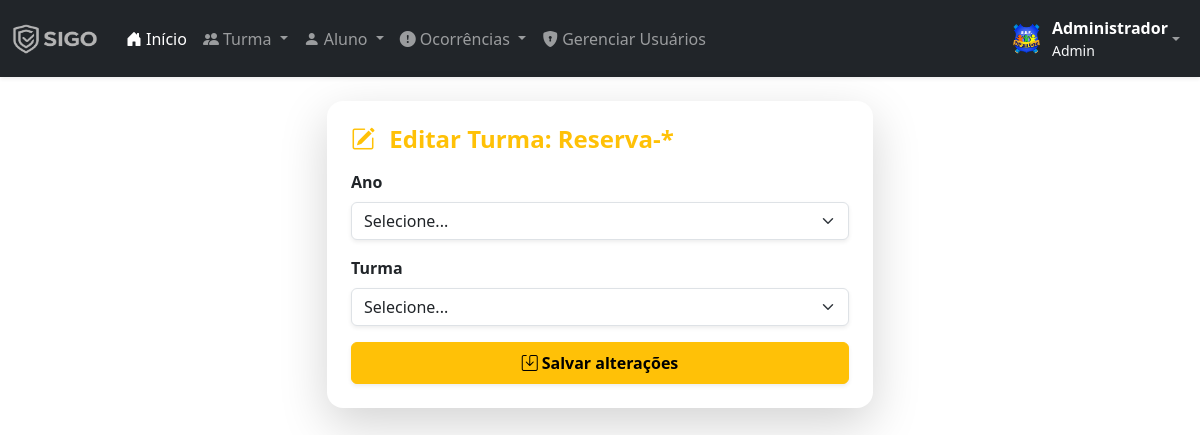
Before: /editar-turma.php?id=1 (signed in) with the older database file.
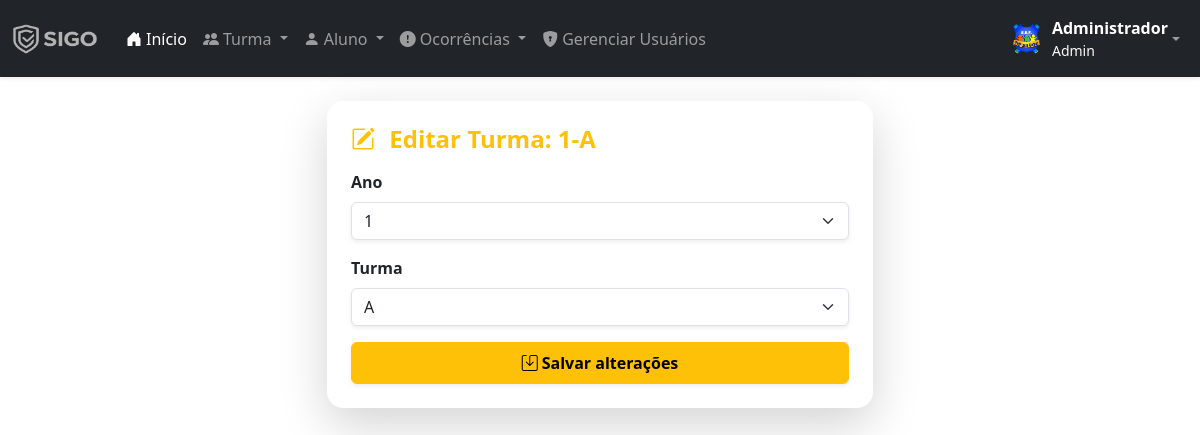
After: the same page with the newer database file.
### tables this page shows
CREATE TABLE `turma` (
  `id` int(11) NOT NULL,
  `ano` int(11) NOT NULL,
  `turma` varchar(10) NOT NULL
);

### editar-turma.php (the view, shortened to what this page needs)
<?php
require('includes/conexao.php');
$id = $_GET['id'];
$sql = "SELECT * FROM turma WHERE id = $id";
$res = mysqli_query($conn, $sql);
$dados = mysqli_fetch_assoc($res);
$ano = $dados['ano'];
$turma = $dados['turma'];
?>
<!DOCTYPE html>
<html lang="pt-br">
<?php
include('layout/head.php');
?>
<body>
    <?php include('layout/menu.php'); ?>
    <div class="container my-4">
        <div class="row justify-content-center">
            <div class="col-md-6">
                <div class="card shadow-lg border-0 rounded-4">
                    <div class="card-body p-4">
                        <h4 class="mb-3 fw-bold text-warning">
                            <i class="bi bi-pencil-square me-2"></i>
                            Editar Turma: <?= $ano . "-" . $turma ?>
                        </h4>
                        <form id="form-cadastro" method="POST" action="acoes/editar-turma.php" onsubmit="return false">
                            <div class="mb-3">
                                <label class="form-label fw-semibold">Ano</label>
                                <select class="form-select shadow-sm" id="ano" name="ano">
                                    <option value="">Selecione...</option>
                                    <?php
                                    for ($i = 1; $i <= 9; $i++) {
                                        $sel = ($ano == $i) ? "selected" : "";
                                        echo "<option value='$i' $sel>$i</option>";
                                    }
                                    ?>
                                </select>
                            </div>
                            <div class="mb-3">
                                <label class="form-label fw-semibold">Turma</label>
                                <select class="form-select shadow-sm" id="turma" name="turma">
                                    <option value="">Selecione...</option>
                                    <option value="A" <?= ($turma == 'A') ? 'selected' : '' ?>>A</option>
                                </select>
                            </div>
                            <button class="btn btn-warning w-100 py-2 fw-bold shadow-sm"
                                onclick="validarTurma();">
                                <i class="bi bi-save me-1"></i>Salvar alterações
                            </button>
                        </form>
                    </div>
                </div>
            </div>
        </div>
    </div>
</body>
</html>

Changed rows visible on the page:
changed turma: ano "Reserva" → "1"; turma "*" → "A"; turma (not shown) → "A"
Other visible differences:
form field ano: "Selecione..." → "1"
form field turma: "Selecione..." → (not shown)
